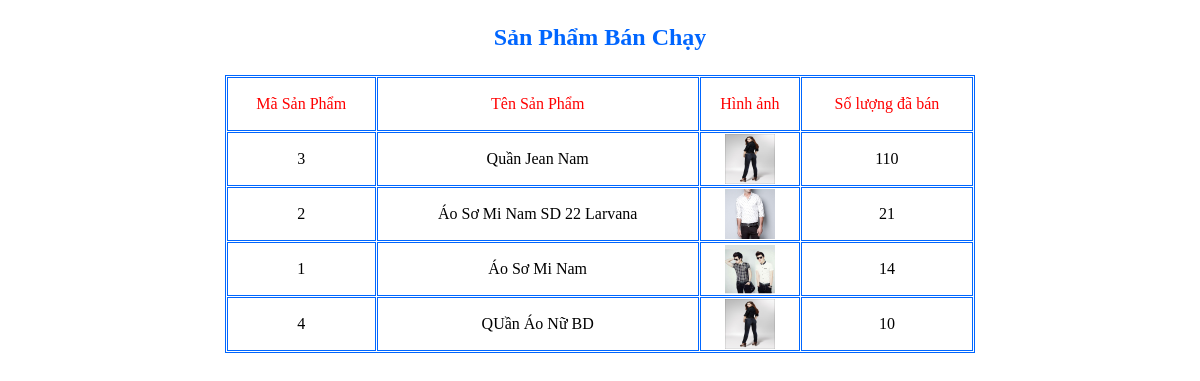
Page /admin/sanphamchay.php on the earlier database version.
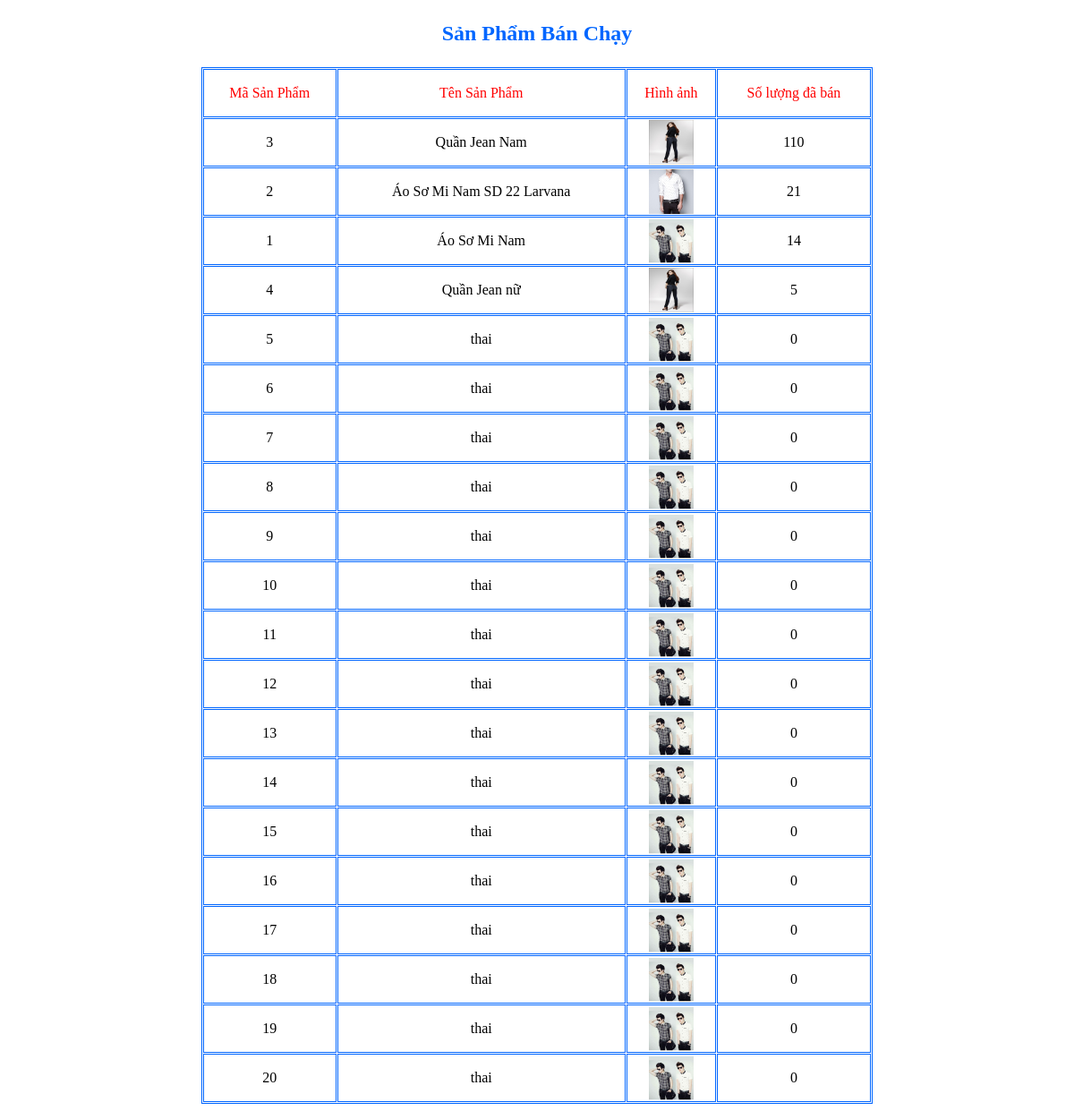
Same page on the later database version.
### tables this page shows
CREATE TABLE IF NOT EXISTS `sanpham` (
  `idSP` int(255) NOT NULL AUTO_INCREMENT,
  `idLoai` int(255) NOT NULL DEFAULT '0',
  `TenSP` varchar(100) NOT NULL,
  `idNCC` int(11) NOT NULL,
  `MoTa` text NOT NULL,
  `NgayCapNhat` date NOT NULL DEFAULT '0000-00-00',
  `Gia` int(15) NOT NULL,
  `UrlHinh` varchar(255) NOT NULL,
  `SoLanXem` int(15) DEFAULT '0',
  `SoLuongTonKho` int(15) DEFAULT '0',
  `SoLuongDaBan` int(15) DEFAULT '0',
  `AnHien` int(15) NOT NULL DEFAULT '1',
  PRIMARY KEY (`idSP`)
);

### admin/sanphamchay.php (the view, shortened to what this page needs)
<!DOCTYPE html PUBLIC "-//W3C//DTD XHTML 1.0 Transitional//EN" "http://www.w3.org/TR/xhtml1/DTD/xhtml1-transitional.dtd">
<html xmlns="http://www.w3.org/1999/xhtml">
<head>
</head>
<body>
<p align="center" style="color:#06F; font-size:24px;"><b>Sản Phẩm Bán Chạy</b></p>
<table border="1" cellpadding="1" cellspacing="1" align="center" width="750" bordercolor="#0066FF">
<tr>
	<td align="center"><p style="color:#F00">Mã Sản Phẩm</p></td>
	<td align="center"><p style="color:#F00">Tên Sản Phẩm</p></td>
    <td align="center"><p style="color:#F00">Hình ảnh</p></td>
	<td align="center"><p style="color:#F00">Số lượng đã bán</p></td>
</tr>
<?php
$sl="select idSP, TenSP, UrlHinh, SoLuongDaBan from sanpham order by SoLuongDaBan DESC limit 20";
$qr=mysql_query($sl);
while ($row=mysql_fetch_array($qr))
{
?>
<tr>
	<td align="center"><?php echo $row['idSP']; ?></td>
	<td align="center"><?php echo $row['TenSP']; ?></td>
    <td align="center"><img src="images/<?php echo $row['UrlHinh'];?>" width="50" height="50" /></td>
	<td align="center"><?php echo $row['SoLuongDaBan']; ?></td>
</tr>
<?php
}
?>
</table>
</body>
</html>

Differences in the rows shown:
changed sanpham id 4: TenSP "QUần Áo Nữ BD" → "Quần Jean nữ"; SoLuongDaBan "10" → "5"
added sanpham: idSP "5", TenSP "thai", UrlHinh (picture), SoLuongDaBan "0"
added sanpham: idSP "6", TenSP "thai", UrlHinh (picture), SoLuongDaBan "0"
added sanpham: idSP "7", TenSP "thai", UrlHinh (picture), SoLuongDaBan "0"
added sanpham: idSP "8", TenSP "thai", UrlHinh (picture), SoLuongDaBan "0"
added sanpham: idSP "9", TenSP "thai", UrlHinh (picture), SoLuongDaBan "0"
added sanpham: idSP "10", TenSP "thai", UrlHinh (picture), SoLuongDaBan "0"
added sanpham: idSP "11", TenSP "thai", UrlHinh (picture), SoLuongDaBan "0"
added sanpham: idSP "12", TenSP "thai", UrlHinh (picture), SoLuongDaBan "0"
added sanpham: idSP "13", TenSP "thai", UrlHinh (picture), SoLuongDaBan "0"
added sanpham: idSP "14", TenSP "thai", UrlHinh (picture), SoLuongDaBan "0"
added sanpham: idSP "15", TenSP "thai", UrlHinh (picture), SoLuongDaBan "0"
added sanpham: idSP "16", TenSP "thai", UrlHinh (picture), SoLuongDaBan "0"
added sanpham: idSP "17", TenSP "thai", UrlHinh (picture), SoLuongDaBan "0"
added sanpham: idSP "18", TenSP "thai", UrlHinh (picture), SoLuongDaBan "0"
added sanpham: idSP "19", TenSP "thai", UrlHinh (picture), SoLuongDaBan "0"
added sanpham: idSP "20", TenSP "thai", UrlHinh (picture), SoLuongDaBan "0"
